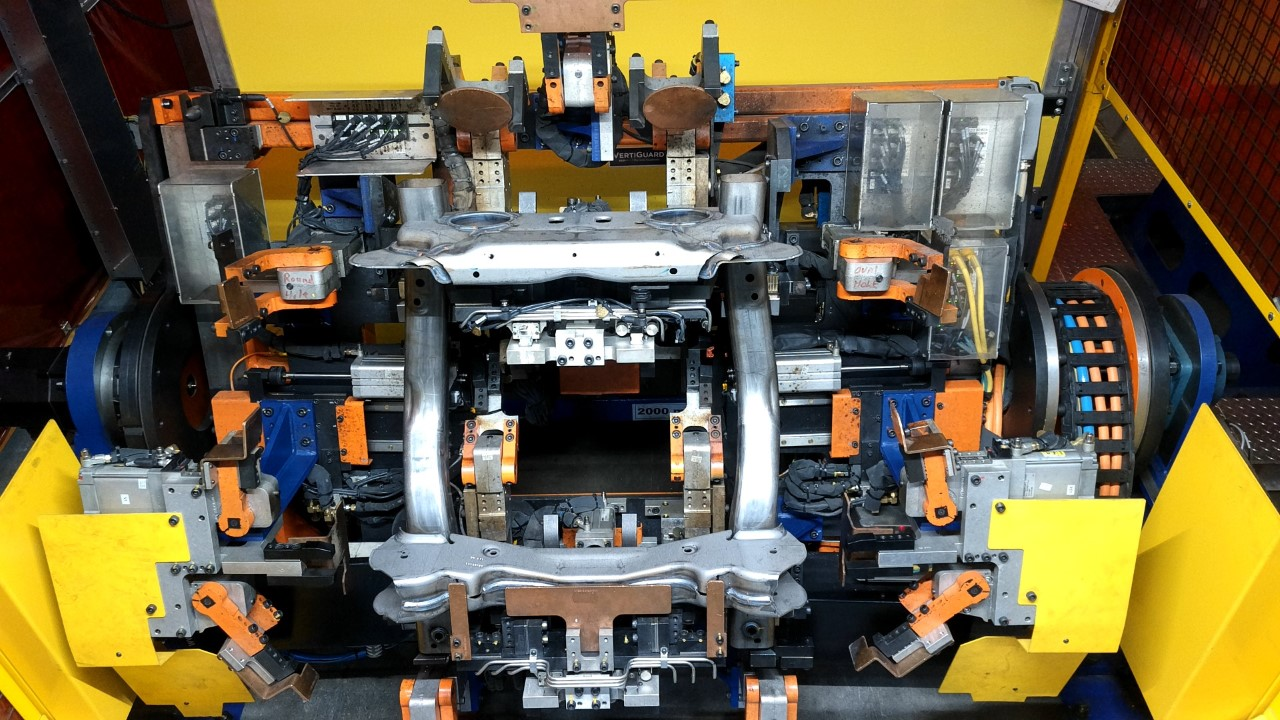
#> input picture Object_Detection/testPics/ready-STA100.jpg, 1280 x 720 px, found by its file name
$ python test5.py
#> lines starting #> are read from the running program, lines starting #| are printed output that depends on the picture
# this is a test creating mask by adding 2 subtractions together
import cv2 as cv
import numpy as np
import os

img1 = cv.imread("Object_Detection\\testPics\\ready-STA100.jpg")
#> img1 is the input picture: shape (720, 1280, 3); mean B, G, R 69.5, 100.5, 110.7
# img2 = cv.imread("Image_Processing\photos\Test\Reference\WIN_20230123_10_46_36_Pro.jpg")
none = cv.imread("Object_Detection\\testPics\empty-STA100.jpg")
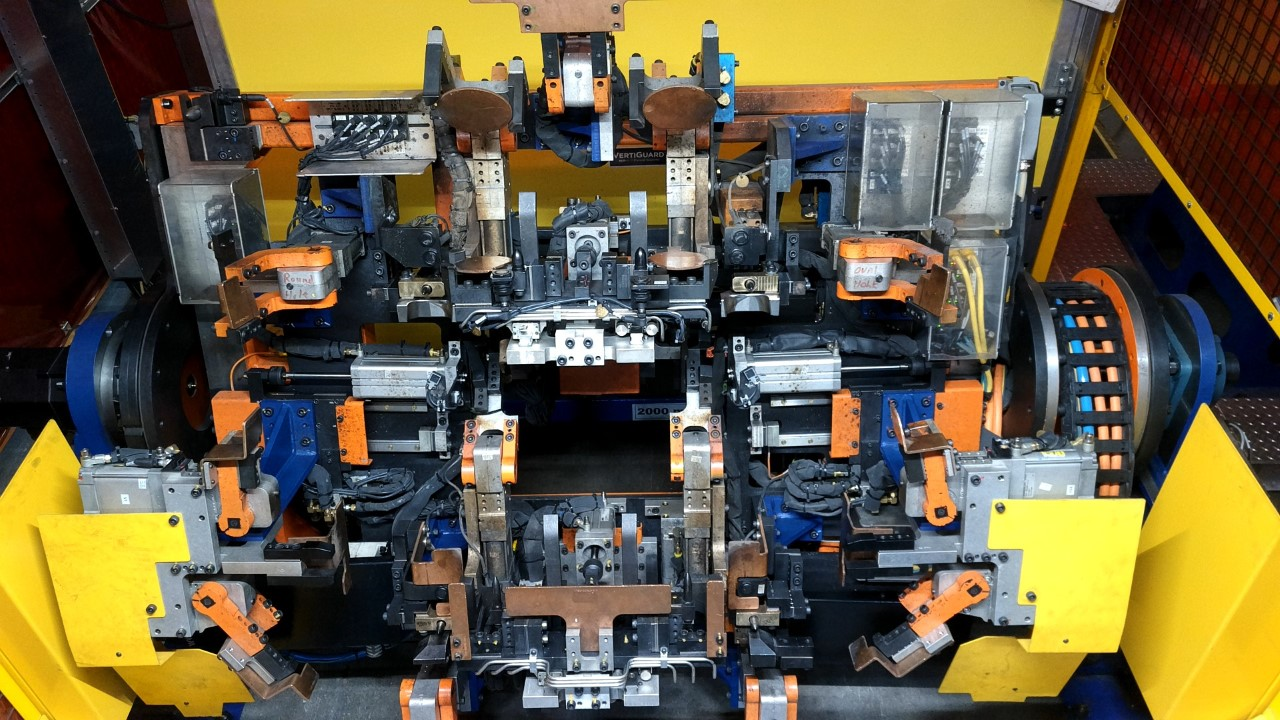
#> input picture Object_Detection/testPics/empty-STA100.jpg, 1280 x 720 px, found by its file name
#> none is the input picture: shape (720, 1280, 3); mean B, G, R 66.6, 95.3, 104.8

subtract1 = cv.absdiff(img1, none)
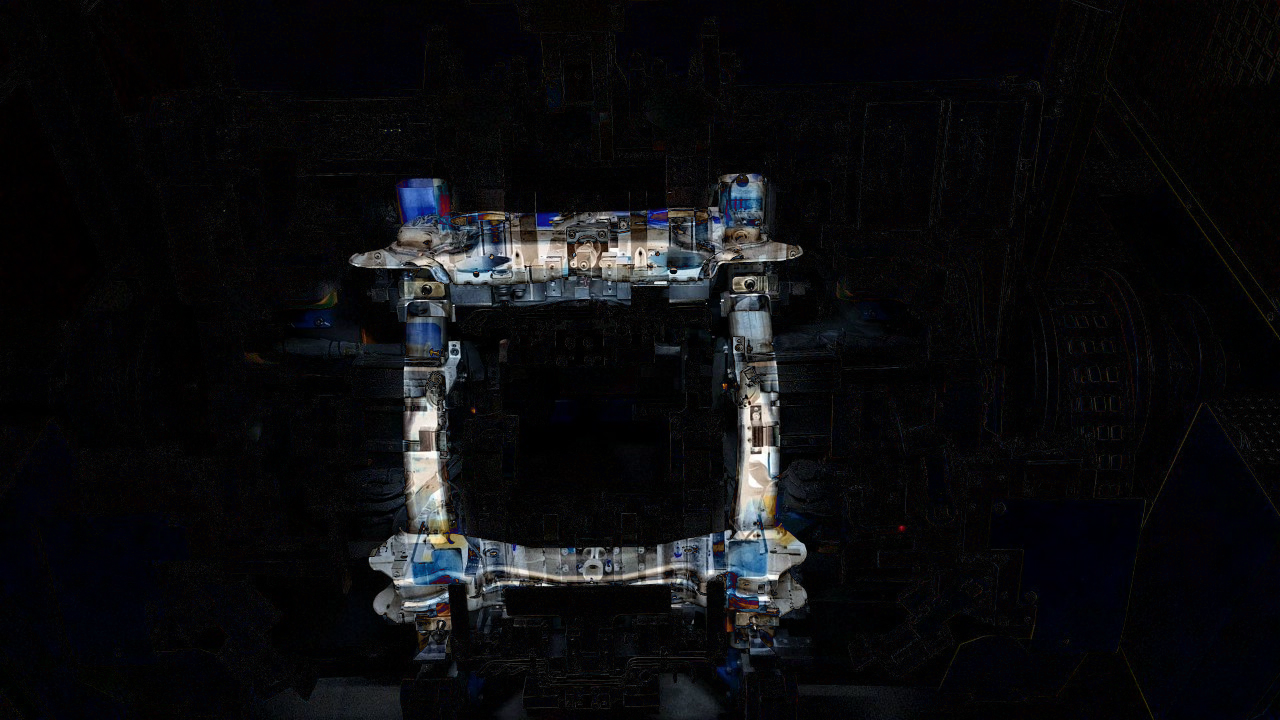
#> subtract1: shape (720, 1280, 3); mean B, G, R 15.1, 13, 12.7
# subtract2 = cv.absdiff(img2, none)

# result = cv.absdiff(subtract1, subtract2)

cv.imshow("hello.jpg", subtract1)
cv.waitKey(0)
